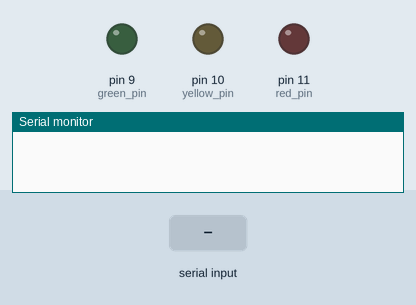
Recording of a sketch running on a simulated Arduino Uno, built with avr-gcc and run on an emulated ATmega328P. Shown: output pins drawn as LEDs (lit = HIGH), the last lines printed to the serial monitor. The inputs (shaded band) are chosen by the test bench.

Above: at 1.2 s.
1.3 s: "4" received over Serial
At 1.67 s:
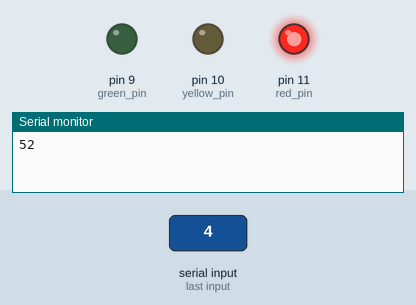
3.5 s: byte 55 (55) received over Serial
At 3.66 s:
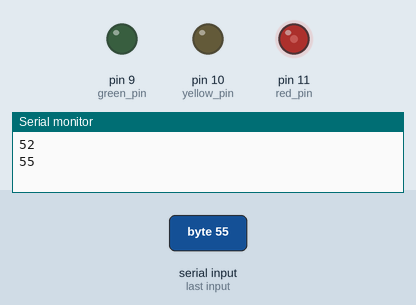
6.5 s: byte 56 (56) received over Serial
At 6.66 s:
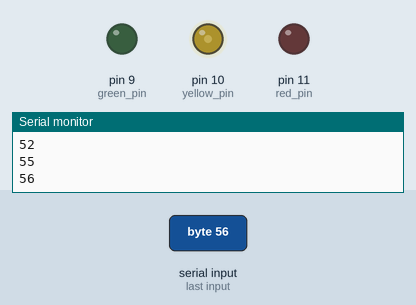
9.5 s: byte 57 (57) received over Serial
At 9.66 s:
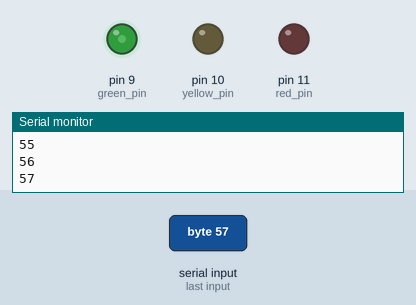
12.5 s: "3" received over Serial
At 13.2 s:
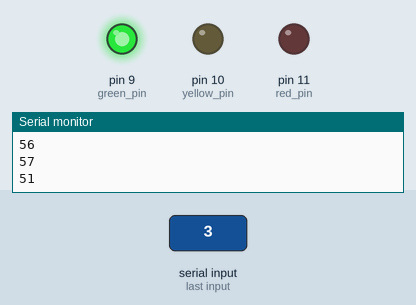
Timing chart, 0 to 24.0 s (numbered marks = the images above; inputs shaded):
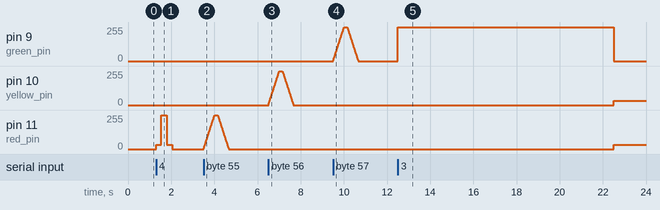

The sketch:

traffic_lights.ino
```cpp
// pins the leds are attached to
int red_pin    = 11;
int yellow_pin = 10;
int green_pin  = 9;

// PWM output power
int full    = 255;
int dim     = 32;
int off     = 0;
int flash   = 256;
int fade    = 257;

int fade_step = 5; // the interval to fade at

int in_byte;      // stores the serial value
long last_tx = 0; // create a “long” variable type to hold the millisecond timer value

void setup()  {
  Serial.begin(9600);   // start Arduino serial monitor at 9600bps
  pinMode(red_pin, OUTPUT);
  pinMode(yellow_pin, OUTPUT);
  pinMode(green_pin, OUTPUT);
}

void loop()  {
  // check serial buffer
  if (Serial.available() > 0){
    in_byte = Serial.read();    // read serial byte
    Serial.println(in_byte);    // print serial byte
    last_tx = millis();         // set the last_tx timestamp variable to the current system timer value

    switch(in_byte) {
      case 49: // 1 is received as 49
        traffic_lights(full, off, off); // red only
        break;
      case 50: // 2 is received as 50
        traffic_lights(off, full, off); // yellow only
        break;
      case 51: // 3 is received as 51
        traffic_lights(off, off, full); // green only
        break;
      case 52: // 4 is received as 52
        traffic_lights(flash, off, off); // red flash
        break;
      case 53: // 5 is received as 53
        traffic_lights(off, flash, off); // yellow flash
        break;
      case 54: // 6 is received as 54
        traffic_lights(off, off, flash); // green flash
        break;
      case 55: // 7 is received as 55
        traffic_lights(fade, off, off); // red fade
        break;
      case 56: // 8 is received as 56
        traffic_lights(off, fade, off); // yellow fade
        break;
      case 57: // 9 is received as 57
        traffic_lights(off, off, fade); // green fade
        break;
    }
  } else {
    if ((millis() - last_tx) > 10000) {
       // it has been more than 10 seconds (10000 milliseconds) since any serial information has been received
       // assume there is a break in the serial connection, and turn red and yellow lights on solid.
       traffic_lights(dim, dim, off);
    }
  }
}

void traffic_lights(int red_state, int yellow_state, int green_state) {

  // handle off states before anything else
  if(red_state == off)    analogWrite(red_pin, off);
  if(yellow_state == off) analogWrite(yellow_pin, off);
  if(green_state == off)  analogWrite(green_pin, off);

  switch(red_state) {
    case 256: // flash
      flash_pin(red_pin);
      break;
    case 257: // fade
      fade_pin(red_pin);
      break;
    default:
      analogWrite(red_pin, red_state);
      break;
  }

  switch(yellow_state) {
    case 256: // flash
      flash_pin(yellow_pin);
      break;
    case 257: // fade
      fade_pin(yellow_pin);
      break;
    default:
      analogWrite(yellow_pin, yellow_state);
      break;
  }

  switch(green_state) {
    case 256: // flash
      flash_pin(green_pin);
      break;
    case 257: // fade
      fade_pin(green_pin);
      break;
    default:
      analogWrite(green_pin, green_state);
      break;
  }
}

void flash_pin(int pin) {
  analogWrite(pin, dim);
  delay(250);
  analogWrite(pin, full);
  delay(250);
  analogWrite(pin, dim);
  delay(250);
  analogWrite(pin, off);
}


void fade_pin(int pin) {
  fade_in_pin(pin);
  delay(125);
  fade_out_pin(pin);
}


void fade_in_pin(int pin) {
  for (int i=0; i <= 255; i = i + fade_step) {
    analogWrite(pin, i);
    delay(10);
  }
  analogWrite(pin, 255); // ensure on
}

void fade_out_pin(int pin) {
  for (int i=255; i >= 0; i = i - fade_step) {
    analogWrite(pin, i);
    delay(10);
  }
  analogWrite(pin, 0); // ensure off
}
```

Measured:
- after the input at 1.3 s, pin 11 (red_pin): 0/255 → 32/255 at once, → 255/255 0.25 s later, → 32/255 0.25 s later, → 0/255 0.25 s later
- after the input at 3.5 s, pin 11 (red_pin): rises from 0/255 to 255/255 in 0.50 s, then falls to 0/255 in 0.65 s
- after the input at 6.5 s, pin 10 (yellow_pin): rises from 0/255 to 255/255 in 0.50 s, then falls to 0/255 in 0.65 s
- after the input at 9.5 s, pin 9 (green_pin): rises from 0/255 to 255/255 in 0.50 s, then falls to 0/255 in 0.65 s
- after the input at 12.5 s, pin 9 (green_pin): 0/255 → 255/255 at once, → 0/255 10.0 s later; pin 10 (yellow_pin), pin 11 (red_pin): 0/255 → 32/255 after 10.0 s instead of 7.0 s
